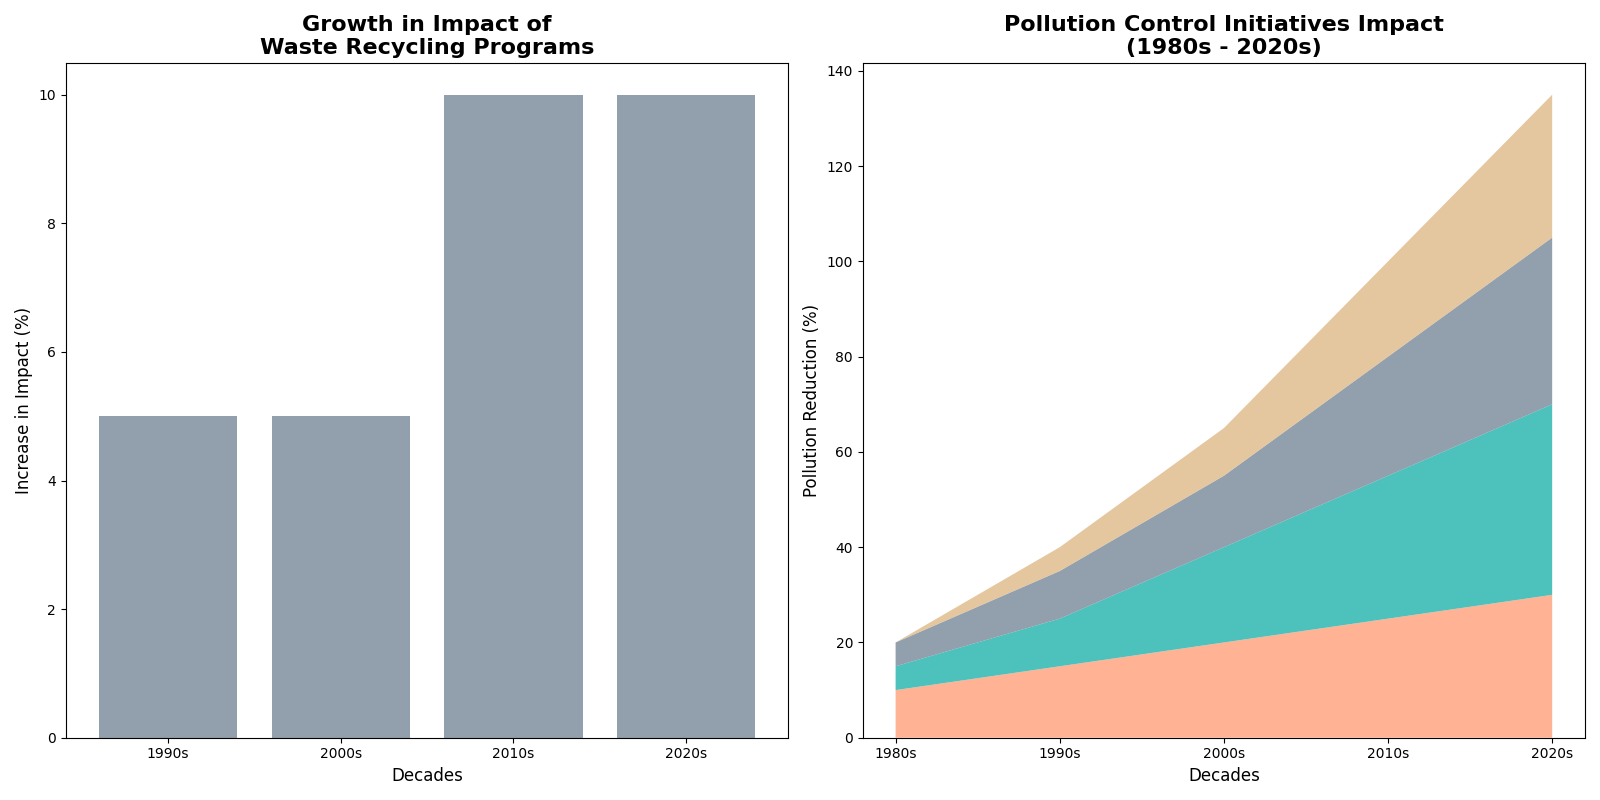

Reproduce this figure in Python.
import matplotlib.pyplot as plt
import numpy as np

# Define decades and various pollution control initiatives
decades = ['1980s', '1990s', '2000s', '2010s', '2020s']
initiatives = ['Air Quality Controls', 'Water Treatment Plants', 'Waste Recycling Programs', 'Renewable Energy Adoption']

# Impact of initiatives on pollution reduction over decades (in percentage)
impact = np.array([
    [10, 5, 5, 0],    # 1980s: Initiation phase
    [15, 10, 10, 5],  # 1990s: Slight improvements
    [20, 20, 15, 10], # 2000s: Incremental progress
    [25, 30, 25, 20], # 2010s: Major endeavors
    [30, 40, 35, 30]  # 2020s: High emphasis
])

# Create a figure with 2 subplots and switch their orders
fig, (ax2, ax1) = plt.subplots(1, 2, figsize=(16, 8))

# Subplot 1: Yearly Growth in Impact of Recycling (Bar Chart)
recycling_growth = np.diff(impact[:, 2])
periods = ['1990s', '2000s', '2010s', '2020s']
ax2.bar(periods, recycling_growth, color='#778899', alpha=0.8)
ax2.set_title('Growth in Impact of\nWaste Recycling Programs', fontsize=16, fontweight='bold')
ax2.set_xlabel('Decades', fontsize=12)
ax2.set_ylabel('Increase in Impact (%)', fontsize=12)

# Subplot 2: Stacked Area Chart
ax1.stackplot(decades, impact.T, colors=['#FFA07A', '#20B2AA', '#778899', '#DEB887'], alpha=0.8)
ax1.set_title('Pollution Control Initiatives Impact\n(1980s - 2020s)', fontsize=16, fontweight='bold')
ax1.set_xlabel('Decades', fontsize=12)
ax1.set_ylabel('Pollution Reduction (%)', fontsize=12)

# Adjust layout to prevent overlapping
plt.tight_layout()

# Display the plot
plt.show()
